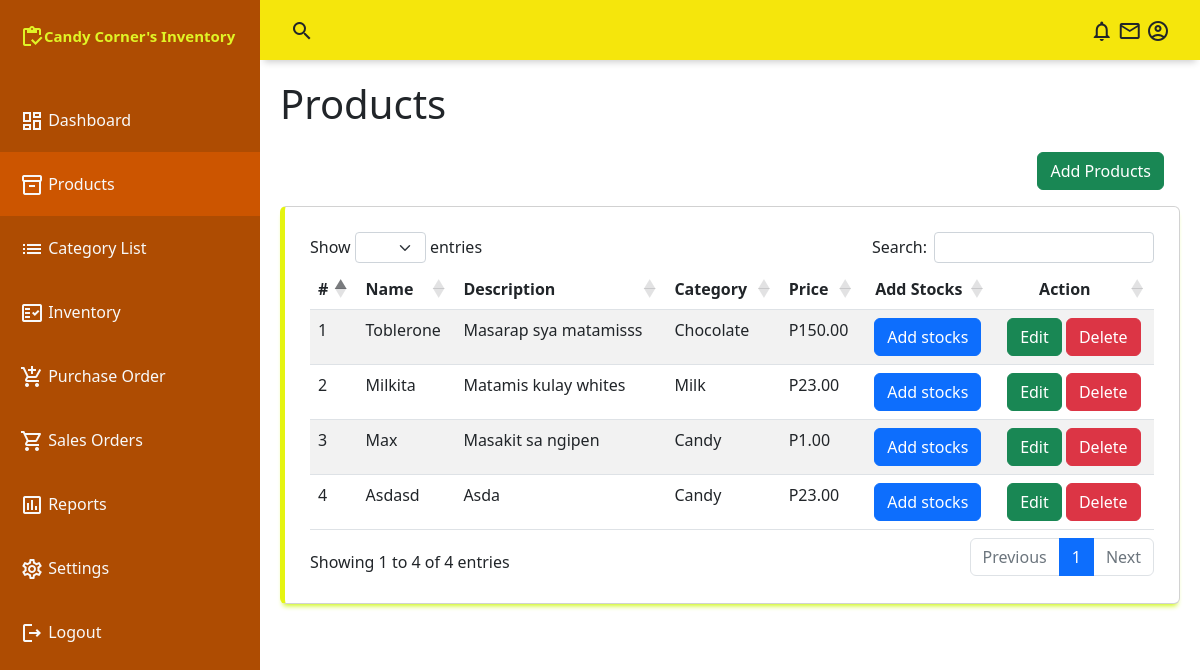
Page /admin/products.php on the earlier database version.
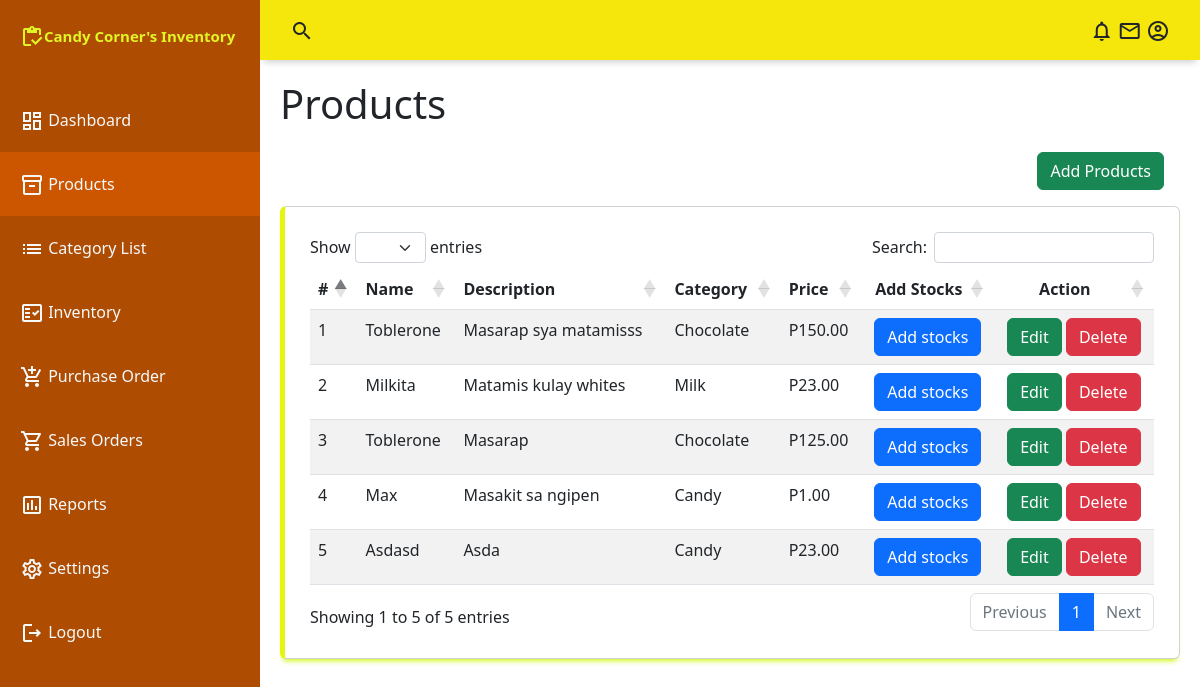
Same page on the later database version.
### tables this page shows
CREATE TABLE `products` (
  `prod_id` int(255) NOT NULL,
  `prod_name` text NOT NULL,
  `prod_category` int(11) DEFAULT NULL,
  `prod_description` text DEFAULT NULL,
  `prod_price` text DEFAULT NULL,
  `prod_status` int(11) NOT NULL DEFAULT 0
);

CREATE TABLE `category` (
  `category_id` int(11) NOT NULL,
  `category_name` text DEFAULT NULL,
  `category_status` int(11) NOT NULL DEFAULT 0
);

### conn/config.php (called while the page is built, shortened)
<?php
	class db_connect{
		public $host = db_host;
		public $user = db_user;
		public $pass = db_pass;
		public $name = db_name;
		public function connect(){
			$this->conn = new mysqli($this->host, $this->user, $this->pass, $this->name);
		}
	}
?>

### conn/class.php (called while the page is built, shortened)
<?php
	require_once'config.php';
	class db_class extends db_connect{
		public function selectProducts(){
			$query=$this->conn->prepare("SELECT * FROM products as a
			LEFT JOIN category as b
			ON a.prod_category=b.category_id
			where `prod_status`='0'") or die($this->conn->error);
			if($query->execute()){
				$result = $query->get_result();
				return $result;
			}
		}
	}
?>

### admin/products.php (the view, shortened to what this page needs)
<?php
include("../conn/class.php");
$db=new db_class();
include("include/navbar.php");
include("include/sidebar.php");
?>
    <main class="main-container" style="z-index:2">
        <div class="fluid-container">
            <h1 >Products</h1>
            <div class="row">
                <div class="col-auto ms-auto m-3">
                    <button class="btn btn-success addTogler" data-bs-toggle="modal" data-bs-target="#modal">Add Products</button>
                </div>
            </div>
            <div class="table-responsive card">
                <table id="example" class="table table-striped" style="width:100%">
                    <thead>
                        <tr>
                            <th >#</th>
                            <th >Name</th>
                            <th class="w-25">Description</th>
                            <th >Category</th>
                            <th >Price</th>
                            <th class="text-center">Add Stocks</th>
                            <th class="text-center">Action</th>
                        </tr>
                    </thead>
                    <tbody>
                        <?php
                            $result= $db->selectProducts();
                            $i=1;
                            while($row=$result->fetch_array()){
                                echo
                                '<tr>
                                    <td>'.$i.'</td>
                                    <td>'.ucfirst($row['prod_name']).'</td>
                                    <td>'.ucfirst($row['prod_description']).'</td>
                                    <td>'.ucfirst($row['category_name']).'</td>
                                    <td>P'.number_format($row['prod_price'],2).'</td>
                                    <td class="text-center">
                                        <button class="btn stockTogler btn-primary"
                                        data-bs-toggle="modal"
                                        data-bs-target="#stocks"
                                        data-id="'.$row['prod_id'].'"
                                        data-name="'.$row['prod_name'].'"
                                        >Add stocks</button>
                                    </td>
                                    <td class="text-center">
                                        <button class="btn editTogler btn-success"
                                        data-bs-toggle="modal"
                                        data-bs-target="#modal"
                                        data-id="'.$row['prod_id'].'"
                                        data-name="'.$row['prod_name'].'"
                                        data-category="'.$row['prod_category'].'"
                                        data-description="'.$row['prod_description'].'"
                                        data-price="'.$row['prod_price'].'"
                                        >Edit</button>
                                    <button class="btn deleteTogler btn-danger"
                                        data-bs-toggle="modal"
                                        data-bs-target="#modal"
                                        data-id="'.$row['prod_id'].'"
                                        >Delete</button>
                                    </td>
                                </tr>';
                                $i++;
                            }
                        ?>
                    </tbody>
                </table>
            </div>
        </div>
    </main>

Differences in the rows shown:
added products: prod_name "Toblerone", prod_description "Masarap", category.category_name "Chocolate", prod_price "125.00"
Other differences:
text written by a page script: "Show entries Search: Showing 1 to 4 of 4 entries Previous 1 Next" → "Show entries Search: Showing 1 to 5 of 5 entries Previous 1 Next"
